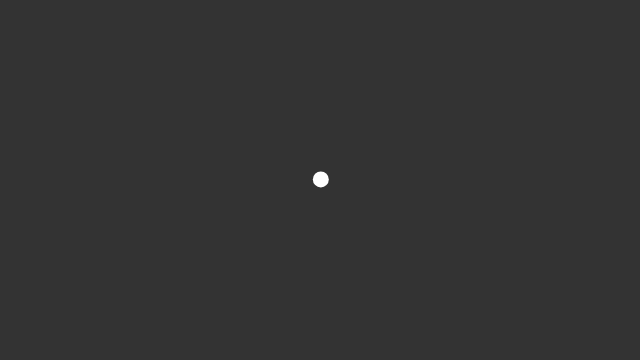
Frame 1 (no input)
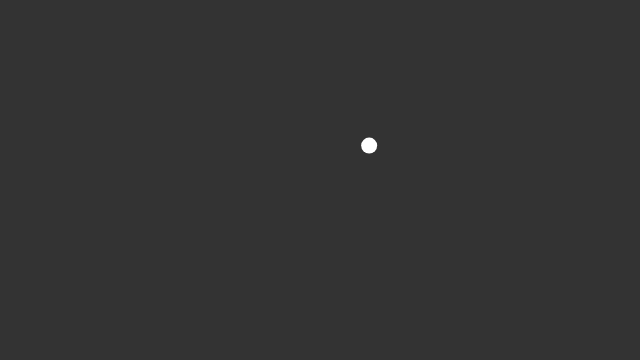
Frame 60 (no input)
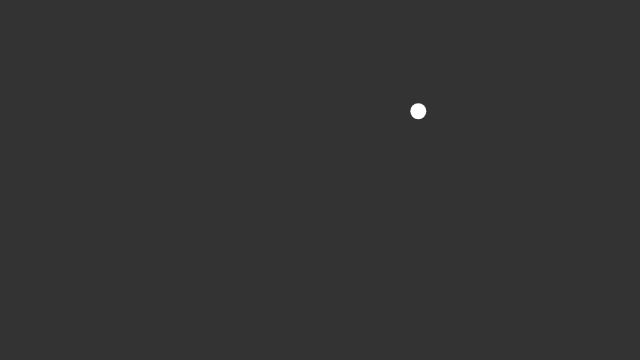
Frame 120 (the mouse pressed at the canvas centre since frame 60)

The p5.js sketch that drew these frames (run headless with seeded random() and noise() and a simulated clock; from frame 60 on, the mouse is pressed at the canvas centre):

// p5.js sketch
// ── sketch.js
const flock = [];

function setup()
{
    createCanvas(640, 360);
    flock.push(new Boid());
}

function draw()
{
    background(51);

    for (let boid of flock)
        {
            boid.align(flock);
            boid.update();
            boid.show();
        }
}
// ── boid.js
class Boid
{
    constructor()
    {
        this.position = createVector(width/2, height/2);
        this.velocity = p5.Vector.random2D();
        this.accelaration = createVector();
    }
    align(boids)
    {
        let perception = 100;
        let avg = createVector();
        let total = 0;
        for(let other of boids)
            {
                let d = dist(this.position.x, this.position.y, other.position.x, other.position.y);
                if (other!=this && d< perception)
                    {
                        avg.add(other.velocity);
                        total ++;
                    }
                
            }
        if (total>0)
            {
                avg.div(total); 
                this.velocity = avg; 
            }
        
    }

    update()
    {
        this.position.add(this.velocity);
        this.velocity.add(this.accelaration);
    }

    show()
    {
        strokeWeight(16);
        stroke(255);
        point(this.position.x, this.position.y);
    }
}
